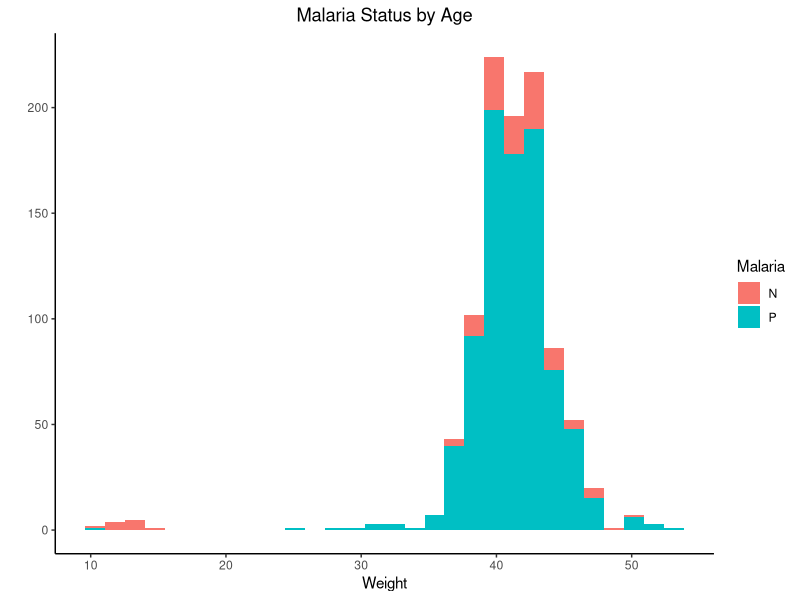
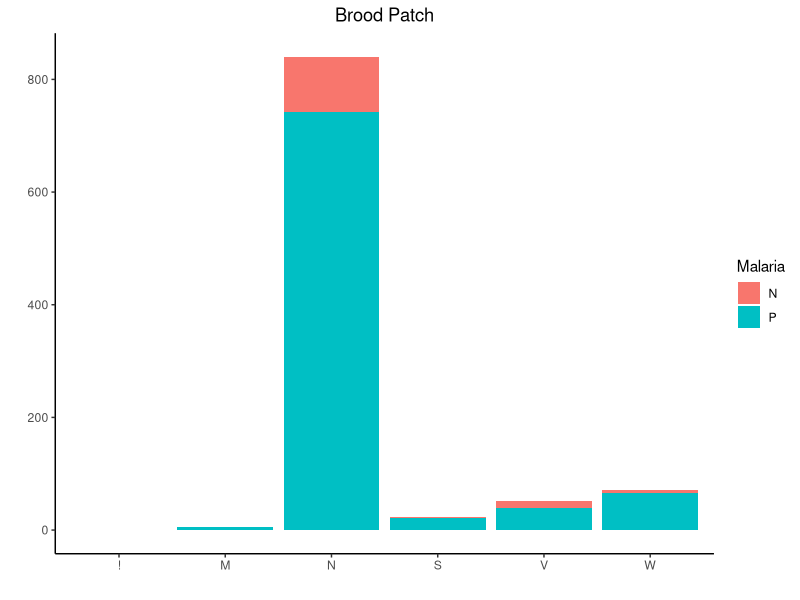

Generate these figures, in order, with R:
library(readr)
library(stringr)
library(dplyr)
library(ggplot2)
library(tidyverse)

#reading in dataframes
labo.prime<-read_csv("labo database malaria.csv")
blood.prime<-read_csv("Blood.csv")
PCR.prime<-read_csv("PCR.csv")

#subsetting out NAs in the Blood column of labo.prime
NAs.labo<-labo.prime[is.na(labo.prime$Blood),]
IDs<-unique(labo.prime$IDBirdBandingData)
IDs2<-unique(NAs.labo$IDBirdBandingData)
t<-IDs %in% IDs2
t2<-data.frame("IDs"=IDs,"test"=t)
w<-t2[t2$test==FALSE,]
w2<-w$IDs
new.labo<-labo.prime[labo.prime$IDBirdBandingData %in% w2,]

#subsetting out birds for which blood was taken in new.labo
blood.labo<-new.labo[new.labo$Blood=="Y",]

#subsetting out NAs in the FieldCode column in blood.prime
NAs.blood<-blood.prime[is.na(blood.prime$FieldCode),]
bandnumbers<-blood.prime$BandNumber
bandnumbers2<-NAs.blood$BandNumber
t.blood<-bandnumbers %in% bandnumbers2
t2.blood<-data.frame("BandNumbers"=bandnumbers,"test"=t.blood)
w.blood<-t2.blood[t2.blood$test==FALSE,]
w2.blood<-w.blood$BandNumbers
new.blood<-blood.prime[blood.prime$BandNumber %in% w2.blood,]

#cleaning PCR.prime
PCR.prime$TakeOrLeave<-NA
test<-function(x)ifelse(test=str_detect(x,"SMD"),yes="take",no="leave")
for(i in 1:nrow(PCR.prime)){
  PCR.prime[i,]$TakeOrLeave<-test(PCR.prime[i,]$FieldPrefix)
}
new.PCR<-PCR.prime[PCR.prime$TakeOrLeave=="take",]
new.PCR$TakeOrLeave<-NULL

#creating FieldCode column in new.PCR
new.PCR$FieldCode<-NA
for(i in 1:nrow(new.PCR)){
  if(nchar(new.PCR[i,]$FieldID)>=2){
  new.PCR[i,]$FieldCode<-str_c(new.PCR[i,]$FieldPrefix,new.PCR[i,]$FieldID,sep="")
  }else{
    new.PCR[i,]$FieldCode<-str_c(new.PCR[i,]$FieldPrefix,new.PCR[i,]$FieldID,sep="0")}
}
new.PCR<-new.PCR[1:540,]
new.PCR<-new.PCR[c(1:354,399:540),]

#comparing field codes between new.PCR and new.blood
analyzedblood<-new.PCR$FieldCode
matched.blood<-new.blood[new.blood$FieldCode %in% analyzedblood,]

#merging new.PCR and matched.blood
order.blood<-matched.blood[order(matched.blood$FieldCode),]
order.PCR<-new.PCR[order(new.PCR$FieldCode),]
testmerge<-merge(order.blood,order.PCR)
order.merge<-testmerge[order(testmerge$FieldCode),]

#comparing band numbers between order.merge and blood.labo
bledbands<-order.merge$BandNumber
matched.labo<-blood.labo[blood.labo$BandNumber %in% bledbands,]
order.labo<-matched.labo[order(matched.labo$BandNumber),]
order.merge<-order.merge[order(order.merge$BandNumber),]

#merging order.merge and order.labo
merge.prime<-merge(order.merge,order.labo,by="BandNumber")

#graphing merge.prime
merge.prime<- merge.prime %>% rename(Malaria=Results)
graph<-function(x,y){
  ggplot(data=merge.prime,aes(x=x))+geom_bar(position="stack",aes(fill=Malaria))+
    ggtitle(y)+ylab("")+theme_classic()+
    theme(plot.title = element_text(hjust = 0.5))+xlab("")
}
ggplot(data=merge.prime,aes(x=Weight))+geom_histogram(position="stack",aes(fill=Malaria))+
  ggtitle("Malaria Status by Age")+ylab("")+theme_classic()+
  theme(plot.title = element_text(hjust = 0.5))
graph(merge.prime$BP,"Brood Patch")
